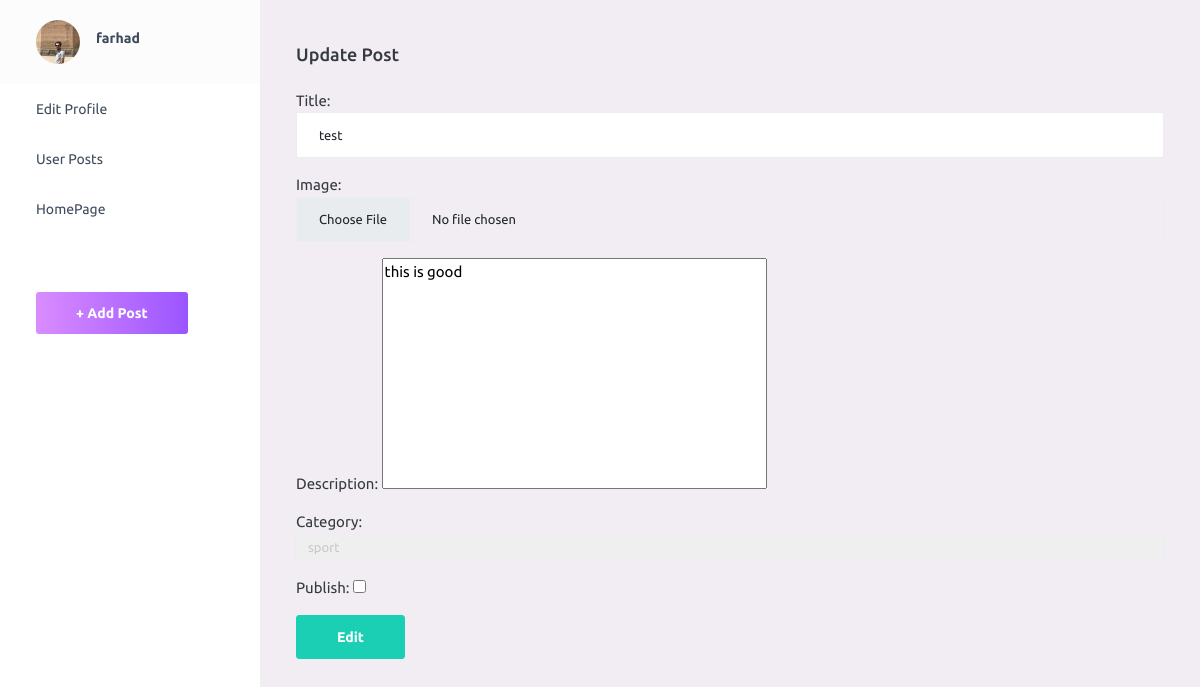
Screenshot of /blog/update/1/ (signed in) with the database file from the repository.
### accounts/models.py (models this page shows, shortened)
class Profile(models.Model):
    user = models.OneToOneField(User,on_delete=models.CASCADE,related_name='profile')
    phone_number = models.CharField(blank=True,max_length=13)
    image=models.ImageField(upload_to='profile/images',null=True,blank=True)

### blog/models.py (models this page shows, shortened)
class Blog(models.Model):
    user=models.ForeignKey(User,on_delete=models.CASCADE,related_name='user_blog')
    title=models.CharField(max_length=100)
    slug=models.SlugField(unique=True)
    created=models.DateTimeField(auto_now_add=True)
    updated=models.DateTimeField(auto_now=True)
    publish=models.BooleanField(default=False)
    image=models.ImageField(upload_to='blogs/',blank=True)
    description=RichTextUploadingField(null=True,blank=True)
    category=models.ForeignKey(Category,on_delete=models.CASCADE,related_name='categories',null=True)
    likes=models.ManyToManyField(User,related_name='userlike',)
    unlikes=models.ManyToManyField(User,related_name='userunlike')
    class Meta:
        verbose_name = 'Blogs'
        verbose_name_plural = 'Blogs'

class Category(models.Model):
    title = models.CharField(max_length=50)
    slug = models.SlugField(max_length=50,unique=True)
    def __str__(self):
        return f'{self.title}'
    class Meta:
        verbose_name = 'Categories'
        verbose_name_plural = 'Categories'

### blog/views.py (the view)
# urls.py: path('update/<int:pk>/',UpdatePost.as_view(),name='update_post'),
class UpdatePost(UserLoginMixin,UserAccessMixin,UpdateView):
    model = Blog
    success_url = reverse_lazy('blog:user_post')
    template_name = 'blog/upatepost.html'
    form_class =UpdatePostForm
    def get_object(self,queryset=None):
        pk=self.kwargs['pk']
        query=Blog.objects.get(pk=pk)
        return query
    def get_context_data(self, **kwargs):
        context=super(UpdatePost, self).get_context_data(**kwargs)
        context['profile']=Profile.objects.get(user=self.request.user)
        return context

### blog/forms.py
class UpdatePostForm(forms.ModelForm):
    def __init__(self, *args, **kwargs):
        super(UpdatePostForm, self).__init__(*args, **kwargs)
        self.fields['title'].required = True
        self.fields['category'].required = True
    class Meta:
        model = Blog
        fields = ['title', 'image', 'description', 'category', 'publish']
        widgets = {
            'title': forms.TextInput(attrs={'class': 'form-control'}),
            'image': forms.FileInput(attrs={'class': 'form-control'}),
            'category': forms.Select(attrs={'class': 'form-control'}),
        }

### blog/mixins.py (called while the page is built)
    def dispatch(self, request,*args, **kwargs):
        if not request.user.is_authenticated:
            messages.error(request,'you must be logged in','danger')
            return redirect('accounts:login')
        return super(UserLoginMixin, self).dispatch(request,*args,**kwargs)

    def dispatch(self,request,pk, *args, **kwargs):
        blog=get_object_or_404(Blog,pk=pk)
        if request.user == blog.user:
            return super(UserAccessMixin, self).dispatch(request,*args,**kwargs)
        else:
            raise Http404('you dont have permission')

### blog/templates/blog/upatepost.html (shortened to what this page needs)
{% extends 'include/admin template/base.html' %}
{% block content %}
      <div class="container-fluid page-body-wrapper">
        <nav class="sidebar sidebar-offcanvas" id="sidebar">
          <ul class="nav">
            <li class="nav-item nav-profile">
              <a href="#" class="nav-link">
                <div class="nav-profile-image">
                    {% if profile.image %}
                        <img src="{{ profile.image.url }}" alt="profile">
                    {% else %}
                        <img src="/static/assets/images/profile/avatar.jpg">
                    {% endif %}
                </div>
                <div class="nav-profile-text d-flex flex-column">
                  <span class="font-weight-bold mb-2">{{ profile.user.username}}</span>
                </div>
              </a>
            </li>
            <li class="nav-item">
              <a class="nav-link" href="{% url 'accounts:upateprofile' profile.id %}">
                <span class="menu-title">Edit Profile </span>
              </a>
            </li>
            <li class="nav-item">
              <a class="nav-link" href="{% url 'blog:user_post' %}">
                <span class="menu-title">User Posts</span>
              </a>
            </li>
           <li class="nav-item">
              <a class="nav-link" href="{% url 'blog:Blogs' %}">
                <span class="menu-title">HomePage</span>
              </a>
            </li>
            <li class="nav-item sidebar-actions">
              <span class="nav-link">
                <a class="btn btn-gradient-primary mt-4 mr-2" href="{% url 'blog:create_post' %}">+ Add Post</a>
              </span>
            </li>
          </ul>
        </nav>
        <div class="main-panel">
          <div class="content-wrapper">
            <div class="page-header">
              <h3 class="page-title">
                <span class="bg-info-primary me-2">
                   Update Post
                </span>
              </h3>
            </div>
              <div class="row">
              <form method="post" enctype="multipart/form-data">
                {{ form.as_p }}
               <input type="submit" value="Edit" class="btn btn-success bnt-sm">
              </form>
          </div>
        </div>
      </div>
{% endblock %}

### rows the page displays
Profile: image (picture), user.username "farhad"
Blog: title "test", description "this is good", category "sport"
